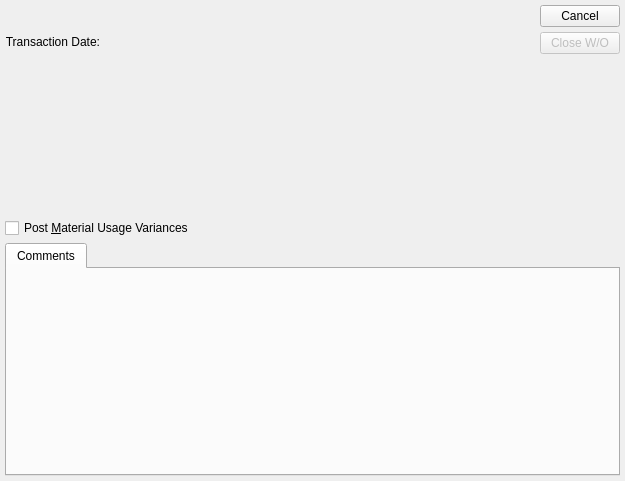
<?xml version="1.0" encoding="UTF-8"?>
<ui version="4.0">
 <comment>This file is part of the xTuple ERP: PostBooks Edition, a free and
open source Enterprise Resource Planning software suite,
Copyright (c) 1999-2018 by OpenMFG LLC, d/b/a xTuple.
It is licensed to you under the Common Public Attribution License
version 1.0, the full text of which (including xTuple-specific Exhibits)
is available at www.xtuple.com/CPAL.  By using this software, you agree
to be bound by its terms.</comment>
 <class>closeWo</class>
 <widget class="QDialog" name="closeWo">
  <property name="geometry">
   <rect>
    <x>0</x>
    <y>0</y>
    <width>625</width>
    <height>481</height>
   </rect>
  </property>
  <property name="windowTitle">
   <string>Close Work Order</string>
  </property>
  <layout class="QVBoxLayout" name="verticalLayout_3">
   <item>
    <layout class="QHBoxLayout" name="horizontalLayout">
     <item>
      <layout class="QVBoxLayout" name="verticalLayout">
       <item>
        <layout class="QHBoxLayout" name="horizontalLayout_2">
         <item>
          <widget class="QLabel" name="_transDateLit">
           <property name="text">
            <string>Transaction Date:</string>
           </property>
           <property name="alignment">
            <set>Qt::AlignRight|Qt::AlignTrailing|Qt::AlignVCenter</set>
           </property>
           <property name="buddy">
            <cstring>_transDate</cstring>
           </property>
          </widget>
         </item>
         <item>
          <widget class="DLineEdit" name="_transDate">
           <property name="sizePolicy">
            <sizepolicy hsizetype="Preferred" vsizetype="Fixed">
             <horstretch>0</horstretch>
             <verstretch>0</verstretch>
            </sizepolicy>
           </property>
          </widget>
         </item>
         <item>
          <spacer>
           <property name="orientation">
            <enum>Qt::Horizontal</enum>
           </property>
           <property name="sizeType">
            <enum>QSizePolicy::Expanding</enum>
           </property>
           <property name="sizeHint" stdset="0">
            <size>
             <width>20</width>
             <height>20</height>
            </size>
           </property>
          </spacer>
         </item>
        </layout>
       </item>
       <item>
        <widget class="WoCluster" name="_wo">
         <property name="sizePolicy">
          <sizepolicy hsizetype="Fixed" vsizetype="Fixed">
           <horstretch>0</horstretch>
           <verstretch>0</verstretch>
          </sizepolicy>
         </property>
         <property name="minimumSize">
          <size>
           <width>290</width>
           <height>130</height>
          </size>
         </property>
        </widget>
       </item>
       <item>
        <widget class="QCheckBox" name="_postMaterialVariance">
         <property name="sizePolicy">
          <sizepolicy hsizetype="Minimum" vsizetype="Fixed">
           <horstretch>0</horstretch>
           <verstretch>0</verstretch>
          </sizepolicy>
         </property>
         <property name="text">
          <string>Post &amp;Material Usage Variances</string>
         </property>
        </widget>
       </item>
      </layout>
     </item>
     <item>
      <spacer>
       <property name="orientation">
        <enum>Qt::Horizontal</enum>
       </property>
       <property name="sizeType">
        <enum>QSizePolicy::Expanding</enum>
       </property>
       <property name="sizeHint" stdset="0">
        <size>
         <width>7</width>
         <height>188</height>
        </size>
       </property>
      </spacer>
     </item>
     <item>
      <layout class="QVBoxLayout">
       <item>
        <widget class="QPushButton" name="_close">
         <property name="text">
          <string>Cancel</string>
         </property>
        </widget>
       </item>
       <item>
        <widget class="QPushButton" name="_closeWo">
         <property name="enabled">
          <bool>false</bool>
         </property>
         <property name="text">
          <string>Close W/O</string>
         </property>
         <property name="default">
          <bool>true</bool>
         </property>
        </widget>
       </item>
       <item>
        <spacer>
         <property name="orientation">
          <enum>Qt::Vertical</enum>
         </property>
         <property name="sizeHint" stdset="0">
          <size>
           <width>20</width>
           <height>0</height>
          </size>
         </property>
        </spacer>
       </item>
      </layout>
     </item>
    </layout>
   </item>
   <item>
    <widget class="QTabWidget" name="tabWidget">
     <property name="currentIndex">
      <number>0</number>
     </property>
     <widget class="QWidget" name="_commentTab">
      <attribute name="title">
       <string>Comments</string>
      </attribute>
      <layout class="QVBoxLayout" name="verticalLayout_2">
       <item>
        <widget class="Comments" name="_comments">
         <property name="type">
          <enum>Comments::WorkOrder</enum>
         </property>
        </widget>
       </item>
      </layout>
     </widget>
    </widget>
   </item>
  </layout>
 </widget>
 <layoutdefault spacing="5" margin="5"/>
 <customwidgets>
  <customwidget>
   <class>Comments</class>
   <extends>QWidget</extends>
   <header>comments.h</header>
  </customwidget>
  <customwidget>
   <class>DLineEdit</class>
   <extends>QWidget</extends>
   <header>datecluster.h</header>
   <container>1</container>
  </customwidget>
  <customwidget>
   <class>WoCluster</class>
   <extends>QWidget</extends>
   <header>wocluster.h</header>
  </customwidget>
 </customwidgets>
 <tabstops>
  <tabstop>_wo</tabstop>
  <tabstop>_postMaterialVariance</tabstop>
  <tabstop>_closeWo</tabstop>
  <tabstop>_close</tabstop>
 </tabstops>
 <resources/>
 <connections>
  <connection>
   <sender>_wo</sender>
   <signal>valid(bool)</signal>
   <receiver>_closeWo</receiver>
   <slot>setEnabled(bool)</slot>
   <hints>
    <hint type="sourcelabel">
     <x>20</x>
     <y>20</y>
    </hint>
    <hint type="destinationlabel">
     <x>20</x>
     <y>20</y>
    </hint>
   </hints>
  </connection>
  <connection>
   <sender>_close</sender>
   <signal>clicked()</signal>
   <receiver>closeWo</receiver>
   <slot>reject()</slot>
   <hints>
    <hint type="sourcelabel">
     <x>20</x>
     <y>20</y>
    </hint>
    <hint type="destinationlabel">
     <x>20</x>
     <y>20</y>
    </hint>
   </hints>
  </connection>
  <connection>
   <sender>_wo</sender>
   <signal>newId(int)</signal>
   <receiver>_comments</receiver>
   <slot>setId(int)</slot>
   <hints>
    <hint type="sourcelabel">
     <x>174</x>
     <y>87</y>
    </hint>
    <hint type="destinationlabel">
     <x>312</x>
     <y>347</y>
    </hint>
   </hints>
  </connection>
 </connections>
</ui>
